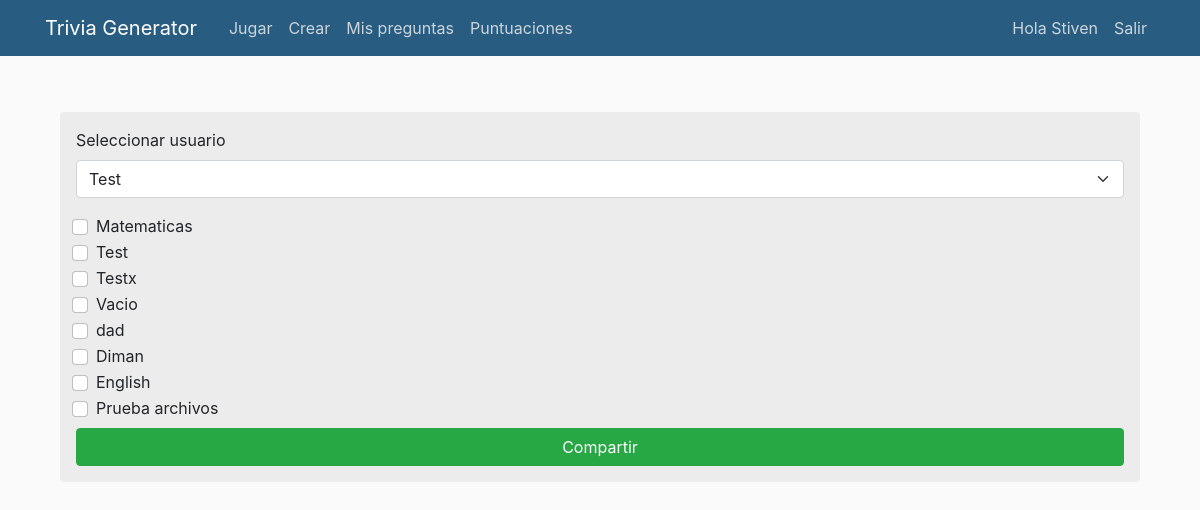
/jugarUserr (signed in), run on the app's committed database.
### TGApp/models.py (models this page shows, shortened)
class Trivia(models.Model):
    autor = models.ForeignKey(User, on_delete=models.CASCADE, null=True)
    id = models.AutoField(primary_key=True)
    nombre = models.CharField(max_length=100)
    Tipo = models.CharField(max_length=100)

### TGApp/views.py (the view, shortened to what this page needs)
# urls.py: path('jugarUserr', views.acceso_trivia_test, name='acceso_test'),
def acceso_trivia_test(request):
    trivias = Trivia.objects.filter(autor=request.user)
    usuario_actual = request.user
    usuarios_acceso = user_inicio.objects.all()
    if not request.user.is_staff :
        return HttpResponse("No tienes permiso para acceder a esta página")
    trivia_seleccionadas = []
    context = {
        'trivias': trivias,
        'usuarios_acceso': usuarios_acceso,
    }
    return render(request, "TGApp/acceso_trivia.html", context)

### TGApp/templates/TGApp/acceso_trivia.html (shortened to what this page needs)
{% extends "TGApp/base.html" %}
{% block contenido %}
<div class="container">
  <div class="mt-4 p-3 bg-background text-body rounded">
    <form method="POST">
      <div class="mb-3">
        <label name="usuario_id" for="usuario_id" class="form-label">Seleccionar usuario</label>
        <select class="form-select" id="usuario_id" name="usuario_id" required>
          {% for usuario_acceso in usuarios_acceso %}
            {% if usuario_acceso.usuario != request.user %}
              <option value="{{ usuario_acceso.usuario.id }}" name="{{ usuario_acceso.usuario.id }}">{{ usuario_acceso.usuario.username }}</option>
            {% endif %}
          {% endfor %}
        </select>
</div>
{% for Trivia in trivias %}
  <div class="form-check">
    <input type="checkbox" class="form-check-input" id="{{ Trivia.Tipo }}" name="{{ Trivia.pk }}" value="{{ Trivia.pk }}">
    <label for="{{ Trivia.Tipo }}" class="form-check-label">
     {{ Trivia.Tipo }}
    </label>
</div>
{% endfor %}
<button type="submit" class="btn btn-success btn-block mt-2">Compartir</button>
</form>
{% endblock %}

### TGApp/templates/TGApp/base.html (shortened to what this page needs)
{% load static %}
<!DOCTYPE html>
<html>
<head>
    <link href="https://cdn.jsdelivr.net/npm/bootstrap@5.1.3/dist/css/bootstrap.min.css" rel="stylesheet">
    <link rel="stylesheet" href="https://stackpath.bootstrapcdn.com/bootstrap/4.5.0/css/bootstrap.min.css">
    <link rel="stylesheet" type="text/css" href="{% static 'TGApp/main.css' %}">
</head>
<body>
    <header class="site-header">
      <nav class="navbar navbar-expand-md navbar-dark bg-steel fixed-top">
        <div class="container">
          <a class="navbar-brand mr-4" href="{% url 'inicio' %}">Trivia Generator</a>
          <div class="collapse navbar-collapse" id="navbarToggle">
            {% if user.is_authenticated and user.is_staff %}
            <div class="navbar-nav mr-auto">
              <a class="nav-item nav-link" href="{% url 'jugar' %}">Jugar</a>
              <a class="nav-item nav-link" href="{% url 'crear' %}">Crear</a>
              <a class="nav-item nav-link" href="{% url 'preguntas' %}">Mis preguntas</a>
              <a class="nav-item nav-link" href="{% url 'puntuaciones' %}">Puntuaciones</a>
            </div>
            {% elif user.is_authenticated and not user.is_staff%}
            <div class="navbar-nav mr-auto">
              <a class="nav-item nav-link" href="{% url 'acceso' %}">Jugar</a>
              <a class="nav-item nav-link" href="{% url 'puntuaciones' %}">Puntuaciones</a>
            </div>
            {% elif not user.is_authenticated%}
            <div class="navbar-nav mr-auto">
              <a class="nav-item nav-link" href="{% url 'login' %}">Jugar</a>
              <a class="nav-item nav-link" href="{% url 'login' %}">Puntuaciones</a>
            </div>
            {% endif %}
            {% if user.is_authenticated %}
              <div class="navbar-nav">
                <a class="nav-item nav-link" >Hola {{ request.user }}</a>
                <a class="nav-item nav-link" href="{% url 'logout' %}">Salir</a>
              </div>
            {% else %}
              <div class="navbar-nav">
                <a class="nav-item nav-link" href="{% url 'login' %}">Login</a>
                <a class="nav-item nav-link" href="{% url 'registrar' %}">Registrarse</a>
                <a class="nav-item nav-link" href="{% url 'registrar_user' %}">Registrarse User</a>
              </div>
            {% endif %}
          </div>
        </div>
      </nav>
    </header>
    <div class="container">
      <div class="row">
        <div class="col-12 mt-2">
          {% block contenido %}  {% endblock %}
        </div>
      </div>
    </div>
  </body>
</html>

### TGApp/static/TGApp/main.css (style rules this page uses)
body { background: #fafafa; margin-top: 5rem; }
.bg-steel { background-color: #285c81; }
.site-header .navbar-nav .nav-link { color: #cbd5db; }
.bg-background { background-color: #ececec; }

### data on the page
Trivia: Tipo "Matematicas"
Trivia: Tipo "Test"
Trivia: Tipo "Testx"
Trivia: Tipo "Vacio"
Trivia: Tipo "dad"
Trivia: Tipo "Diman"
Trivia: Tipo "English"
Trivia: Tipo "Prueba archivos"

### other printed values
{{ request.user }} "Stiven"
form field usuario_id "Test"
